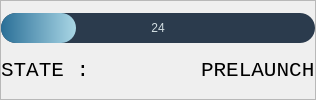
              <widget class="QFrame" name="frame">
               <property name="frameShape">
                <enum>QFrame::StyledPanel</enum>
               </property>
               <property name="frameShadow">
                <enum>QFrame::Raised</enum>
               </property>
               <layout class="QGridLayout" name="gridLayout_8">
                <property name="leftMargin">
                 <number>0</number>
                </property>
                <property name="topMargin">
                 <number>0</number>
                </property>
                <property name="rightMargin">
                 <number>0</number>
                </property>
                <property name="bottomMargin">
                 <number>0</number>
                </property>
                <property name="spacing">
                 <number>0</number>
                </property>
                <item row="0" column="0" colspan="2">
                 <widget class="QProgressBar" name="State_bar">
                  <property name="minimumSize">
                   <size>
                    <width>0</width>
                    <height>30</height>
                   </size>
                  </property>
                  <property name="maximumSize">
                   <size>
                    <width>16777215</width>
                    <height>30</height>
                   </size>
                  </property>
                  <property name="styleSheet">
                   <string notr="true">QProgressBar{
	
	background-color: rgb(43, 59, 77);
	color: rgb(210, 222, 226);
	border-style: none;	
	border-radius: 15px;
	text-alignL center;
}
QProgressBar::chunk{
	border-radius:15px;
	
	background-color: qlineargradient(spread:pad, x1:0, y1:0, x2:1, y2:0, stop:0 rgba(42, 111, 151, 255), stop:1 rgba(169, 214, 229, 255));
}</string>
                  </property>
                  <property name="value">
                   <number>24</number>
                  </property>
                  <property name="alignment">
                   <set>Qt::AlignCenter</set>
                  </property>
                  <property name="format">
                   <string>%v</string>
                  </property>
                 </widget>
                </item>
                <item row="1" column="0">
                 <widget class="QLabel" name="t_state">
                  <property name="minimumSize">
                   <size>
                    <width>200</width>
                    <height>30</height>
                   </size>
                  </property>
                  <property name="maximumSize">
                   <size>
                    <width>200</width>
                    <height>30</height>
                   </size>
                  </property>
                  <property name="font">
                   <font>
                    <family>Consolas</family>
                    <pointsize>16</pointsize>
                    <weight>9</weight>
                    <italic>false</italic>
                    <bold>false</bold>
                   </font>
                  </property>
                  <property name="text">
                   <string>STATE : </string>
                  </property>
                 </widget>
                </item>
                <item row="1" column="1">
                 <widget class="QLabel" name="state_t">
                  <property name="minimumSize">
                   <size>
                    <width>0</width>
                    <height>30</height>
                   </size>
                  </property>
                  <property name="maximumSize">
                   <size>
                    <width>16777215</width>
                    <height>30</height>
                   </size>
                  </property>
                  <property name="font">
                   <font>
                    <family>Consolas</family>
                    <pointsize>16</pointsize>
                    <weight>9</weight>
                    <italic>false</italic>
                    <bold>false</bold>
                   </font>
                  </property>
                  <property name="text">
                   <string>PRELAUNCH</string>
                  </property>
                 </widget>
                </item>
               </layout>
              </widget>
